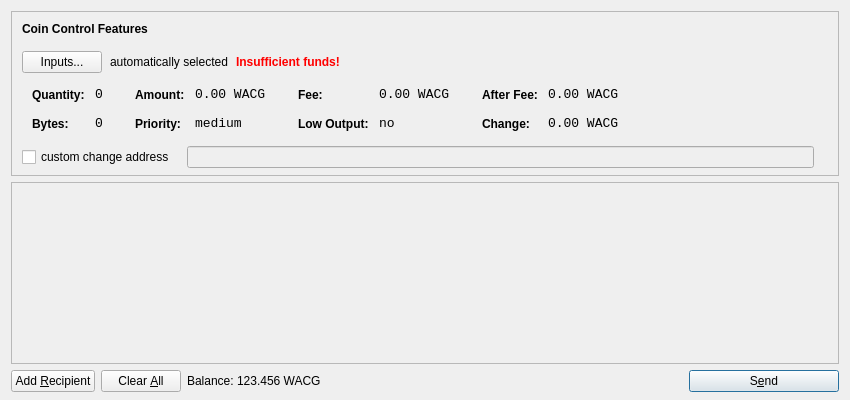
<?xml version="1.0" encoding="UTF-8"?>
<ui version="4.0">
 <class>SendCoinsDialog</class>
 <widget class="QDialog" name="SendCoinsDialog">
  <property name="geometry">
   <rect>
    <x>0</x>
    <y>0</y>
    <width>850</width>
    <height>400</height>
   </rect>
  </property>
  <property name="windowTitle">
   <string>Send Coins</string>
  </property>
  <layout class="QVBoxLayout" name="verticalLayout" stretch="0,1,0">
   <property name="bottomMargin">
    <number>8</number>
   </property>
   <item>
    <widget class="QFrame" name="frameCoinControl">
     <property name="sizePolicy">
      <sizepolicy hsizetype="Expanding" vsizetype="Expanding">
       <horstretch>0</horstretch>
       <verstretch>0</verstretch>
      </sizepolicy>
     </property>
     <property name="maximumSize">
      <size>
       <width>16777215</width>
       <height>16777215</height>
      </size>
     </property>
     <property name="frameShape">
      <enum>QFrame::StyledPanel</enum>
     </property>
     <property name="frameShadow">
      <enum>QFrame::Sunken</enum>
     </property>
     <layout class="QVBoxLayout" name="verticalLayoutCoinControl2">
      <property name="spacing">
       <number>-1</number>
      </property>
      <property name="leftMargin">
       <number>0</number>
      </property>
      <property name="topMargin">
       <number>0</number>
      </property>
      <property name="rightMargin">
       <number>0</number>
      </property>
      <property name="bottomMargin">
       <number>6</number>
      </property>
      <item>
       <layout class="QVBoxLayout" name="verticalLayoutCoinControl" stretch="0,0,0,0,1">
        <property name="spacing">
         <number>0</number>
        </property>
        <property name="leftMargin">
         <number>10</number>
        </property>
        <property name="topMargin">
         <number>10</number>
        </property>
        <item>
         <layout class="QHBoxLayout" name="horizontalLayoutCoinControl1">
          <property name="bottomMargin">
           <number>15</number>
          </property>
          <item>
           <widget class="QLabel" name="labelCoinControlFeatures">
            <property name="sizePolicy">
             <sizepolicy hsizetype="Preferred" vsizetype="Maximum">
              <horstretch>0</horstretch>
              <verstretch>0</verstretch>
             </sizepolicy>
            </property>
            <property name="font">
             <font>
              <weight>75</weight>
              <bold>true</bold>
             </font>
            </property>
            <property name="styleSheet">
             <string notr="true">font-weight:bold;</string>
            </property>
            <property name="text">
             <string>Coin Control Features</string>
            </property>
           </widget>
          </item>
         </layout>
        </item>
        <item>
         <layout class="QHBoxLayout" name="horizontalLayoutCoinControl2" stretch="0,0,0,0">
          <property name="spacing">
           <number>8</number>
          </property>
          <property name="bottomMargin">
           <number>10</number>
          </property>
          <item>
           <widget class="QPushButton" name="pushButtonCoinControl">
            <property name="styleSheet">
             <string notr="true"/>
            </property>
            <property name="text">
             <string>Inputs...</string>
            </property>
           </widget>
          </item>
          <item>
           <widget class="QLabel" name="labelCoinControlAutomaticallySelected">
            <property name="text">
             <string>automatically selected</string>
            </property>
            <property name="margin">
             <number>5</number>
            </property>
           </widget>
          </item>
          <item>
           <widget class="QLabel" name="labelCoinControlInsuffFunds">
            <property name="font">
             <font>
              <weight>75</weight>
              <bold>true</bold>
             </font>
            </property>
            <property name="styleSheet">
             <string notr="true">color:red;font-weight:bold;</string>
            </property>
            <property name="text">
             <string>Insufficient funds!</string>
            </property>
            <property name="margin">
             <number>5</number>
            </property>
           </widget>
          </item>
          <item>
           <spacer name="horizontalSpacerCoinControl">
            <property name="orientation">
             <enum>Qt::Horizontal</enum>
            </property>
            <property name="sizeHint" stdset="0">
             <size>
              <width>40</width>
              <height>1</height>
             </size>
            </property>
           </spacer>
          </item>
         </layout>
        </item>
        <item>
         <widget class="QWidget" name="widgetCoinControl" native="true">
          <property name="sizePolicy">
           <sizepolicy hsizetype="Preferred" vsizetype="Preferred">
            <horstretch>0</horstretch>
            <verstretch>0</verstretch>
           </sizepolicy>
          </property>
          <property name="minimumSize">
           <size>
            <width>0</width>
            <height>0</height>
           </size>
          </property>
          <property name="styleSheet">
           <string notr="true"/>
          </property>
          <layout class="QHBoxLayout" name="horizontalLayoutCoinControl5">
           <property name="margin">
            <number>0</number>
           </property>
           <item>
            <layout class="QHBoxLayout" name="horizontalLayoutCoinControl3" stretch="0,0,0,1">
             <property name="spacing">
              <number>20</number>
             </property>
             <property name="topMargin">
              <number>0</number>
             </property>
             <property name="bottomMargin">
              <number>10</number>
             </property>
             <item>
              <layout class="QFormLayout" name="formLayoutCoinControl1">
               <property name="horizontalSpacing">
                <number>10</number>
               </property>
               <property name="verticalSpacing">
                <number>14</number>
               </property>
               <property name="leftMargin">
                <number>10</number>
               </property>
               <property name="topMargin">
                <number>4</number>
               </property>
               <property name="rightMargin">
                <number>6</number>
               </property>
               <item row="0" column="0">
                <widget class="QLabel" name="labelCoinControlQuantityText">
                 <property name="styleSheet">
                  <string notr="true">font-weight:bold;</string>
                 </property>
                 <property name="text">
                  <string>Quantity:</string>
                 </property>
                 <property name="margin">
                  <number>0</number>
                 </property>
                </widget>
               </item>
               <item row="0" column="1">
                <widget class="QLabel" name="labelCoinControlQuantity">
                 <property name="font">
                  <font>
                   <family>Monospace</family>
                   <pointsize>10</pointsize>
                  </font>
                 </property>
                 <property name="cursor">
                  <cursorShape>IBeamCursor</cursorShape>
                 </property>
                 <property name="contextMenuPolicy">
                  <enum>Qt::ActionsContextMenu</enum>
                 </property>
                 <property name="text">
                  <string notr="true">0</string>
                 </property>
                 <property name="margin">
                  <number>0</number>
                 </property>
                 <property name="textInteractionFlags">
                  <set>Qt::LinksAccessibleByMouse|Qt::TextSelectableByKeyboard|Qt::TextSelectableByMouse</set>
                 </property>
                </widget>
               </item>
               <item row="1" column="0">
                <widget class="QLabel" name="labelCoinControlBytesText">
                 <property name="styleSheet">
                  <string notr="true">font-weight:bold;</string>
                 </property>
                 <property name="text">
                  <string>Bytes:</string>
                 </property>
                </widget>
               </item>
               <item row="1" column="1">
                <widget class="QLabel" name="labelCoinControlBytes">
                 <property name="font">
                  <font>
                   <family>Monospace</family>
                   <pointsize>10</pointsize>
                  </font>
                 </property>
                 <property name="cursor">
                  <cursorShape>IBeamCursor</cursorShape>
                 </property>
                 <property name="contextMenuPolicy">
                  <enum>Qt::ActionsContextMenu</enum>
                 </property>
                 <property name="text">
                  <string notr="true">0</string>
                 </property>
                 <property name="textInteractionFlags">
                  <set>Qt::LinksAccessibleByMouse|Qt::TextSelectableByKeyboard|Qt::TextSelectableByMouse</set>
                 </property>
                </widget>
               </item>
              </layout>
             </item>
             <item>
              <layout class="QFormLayout" name="formLayoutCoinControl2">
               <property name="horizontalSpacing">
                <number>10</number>
               </property>
               <property name="verticalSpacing">
                <number>14</number>
               </property>
               <property name="leftMargin">
                <number>6</number>
               </property>
               <property name="topMargin">
                <number>4</number>
               </property>
               <property name="rightMargin">
                <number>6</number>
               </property>
               <item row="0" column="0">
                <widget class="QLabel" name="labelCoinControlAmountText">
                 <property name="styleSheet">
                  <string notr="true">font-weight:bold;</string>
                 </property>
                 <property name="text">
                  <string>Amount:</string>
                 </property>
                 <property name="margin">
                  <number>0</number>
                 </property>
                </widget>
               </item>
               <item row="0" column="1">
                <widget class="QLabel" name="labelCoinControlAmount">
                 <property name="font">
                  <font>
                   <family>Monospace</family>
                   <pointsize>10</pointsize>
                  </font>
                 </property>
                 <property name="cursor">
                  <cursorShape>IBeamCursor</cursorShape>
                 </property>
                 <property name="contextMenuPolicy">
                  <enum>Qt::ActionsContextMenu</enum>
                 </property>
                 <property name="text">
                  <string notr="true">0.00 WACG</string>
                 </property>
                 <property name="textInteractionFlags">
                  <set>Qt::LinksAccessibleByMouse|Qt::TextSelectableByKeyboard|Qt::TextSelectableByMouse</set>
                 </property>
                </widget>
               </item>
               <item row="1" column="0">
                <widget class="QLabel" name="labelCoinControlPriorityText">
                 <property name="styleSheet">
                  <string notr="true">font-weight:bold;</string>
                 </property>
                 <property name="text">
                  <string>Priority:</string>
                 </property>
                </widget>
               </item>
               <item row="1" column="1">
                <widget class="QLabel" name="labelCoinControlPriority">
                 <property name="font">
                  <font>
                   <family>Monospace</family>
                   <pointsize>10</pointsize>
                  </font>
                 </property>
                 <property name="cursor">
                  <cursorShape>IBeamCursor</cursorShape>
                 </property>
                 <property name="contextMenuPolicy">
                  <enum>Qt::ActionsContextMenu</enum>
                 </property>
                 <property name="text">
                  <string>medium</string>
                 </property>
                 <property name="textInteractionFlags">
                  <set>Qt::LinksAccessibleByMouse|Qt::TextSelectableByKeyboard|Qt::TextSelectableByMouse</set>
                 </property>
                </widget>
               </item>
              </layout>
             </item>
             <item>
              <layout class="QFormLayout" name="formLayoutCoinControl3">
               <property name="horizontalSpacing">
                <number>10</number>
               </property>
               <property name="verticalSpacing">
                <number>14</number>
               </property>
               <property name="leftMargin">
                <number>6</number>
               </property>
               <property name="topMargin">
                <number>4</number>
               </property>
               <property name="rightMargin">
                <number>6</number>
               </property>
               <item row="0" column="0">
                <widget class="QLabel" name="labelCoinControlFeeText">
                 <property name="styleSheet">
                  <string notr="true">font-weight:bold;</string>
                 </property>
                 <property name="text">
                  <string>Fee:</string>
                 </property>
                 <property name="margin">
                  <number>0</number>
                 </property>
                </widget>
               </item>
               <item row="0" column="1">
                <widget class="QLabel" name="labelCoinControlFee">
                 <property name="font">
                  <font>
                   <family>Monospace</family>
                   <pointsize>10</pointsize>
                  </font>
                 </property>
                 <property name="cursor">
                  <cursorShape>IBeamCursor</cursorShape>
                 </property>
                 <property name="contextMenuPolicy">
                  <enum>Qt::ActionsContextMenu</enum>
                 </property>
                 <property name="text">
                  <string notr="true">0.00 WACG</string>
                 </property>
                 <property name="textInteractionFlags">
                  <set>Qt::LinksAccessibleByMouse|Qt::TextSelectableByKeyboard|Qt::TextSelectableByMouse</set>
                 </property>
                </widget>
               </item>
               <item row="1" column="0">
                <widget class="QLabel" name="labelCoinControlLowOutputText">
                 <property name="styleSheet">
                  <string notr="true">font-weight:bold;</string>
                 </property>
                 <property name="text">
                  <string>Low Output:</string>
                 </property>
                </widget>
               </item>
               <item row="1" column="1">
                <widget class="QLabel" name="labelCoinControlLowOutput">
                 <property name="font">
                  <font>
                   <family>Monospace</family>
                   <pointsize>10</pointsize>
                  </font>
                 </property>
                 <property name="cursor">
                  <cursorShape>IBeamCursor</cursorShape>
                 </property>
                 <property name="contextMenuPolicy">
                  <enum>Qt::ActionsContextMenu</enum>
                 </property>
                 <property name="text">
                  <string>no</string>
                 </property>
                 <property name="textInteractionFlags">
                  <set>Qt::LinksAccessibleByMouse|Qt::TextSelectableByKeyboard|Qt::TextSelectableByMouse</set>
                 </property>
                </widget>
               </item>
              </layout>
             </item>
             <item>
              <layout class="QFormLayout" name="formLayoutCoinControl4">
               <property name="horizontalSpacing">
                <number>10</number>
               </property>
               <property name="verticalSpacing">
                <number>14</number>
               </property>
               <property name="leftMargin">
                <number>6</number>
               </property>
               <property name="topMargin">
                <number>4</number>
               </property>
               <property name="rightMargin">
                <number>6</number>
               </property>
               <item row="0" column="0">
                <widget class="QLabel" name="labelCoinControlAfterFeeText">
                 <property name="styleSheet">
                  <string notr="true">font-weight:bold;</string>
                 </property>
                 <property name="text">
                  <string>After Fee:</string>
                 </property>
                 <property name="margin">
                  <number>0</number>
                 </property>
                </widget>
               </item>
               <item row="0" column="1">
                <widget class="QLabel" name="labelCoinControlAfterFee">
                 <property name="font">
                  <font>
                   <family>Monospace</family>
                   <pointsize>10</pointsize>
                  </font>
                 </property>
                 <property name="cursor">
                  <cursorShape>IBeamCursor</cursorShape>
                 </property>
                 <property name="contextMenuPolicy">
                  <enum>Qt::ActionsContextMenu</enum>
                 </property>
                 <property name="text">
                  <string notr="true">0.00 WACG</string>
                 </property>
                 <property name="textInteractionFlags">
                  <set>Qt::LinksAccessibleByMouse|Qt::TextSelectableByKeyboard|Qt::TextSelectableByMouse</set>
                 </property>
                </widget>
               </item>
               <item row="1" column="0">
                <widget class="QLabel" name="labelCoinControlChangeText">
                 <property name="styleSheet">
                  <string notr="true">font-weight:bold;</string>
                 </property>
                 <property name="text">
                  <string>Change:</string>
                 </property>
                </widget>
               </item>
               <item row="1" column="1">
                <widget class="QLabel" name="labelCoinControlChange">
                 <property name="font">
                  <font>
                   <family>Monospace</family>
                   <pointsize>10</pointsize>
                  </font>
                 </property>
                 <property name="cursor">
                  <cursorShape>IBeamCursor</cursorShape>
                 </property>
                 <property name="contextMenuPolicy">
                  <enum>Qt::ActionsContextMenu</enum>
                 </property>
                 <property name="text">
                  <string notr="true">0.00 WACG</string>
                 </property>
                 <property name="textInteractionFlags">
                  <set>Qt::LinksAccessibleByMouse|Qt::TextSelectableByKeyboard|Qt::TextSelectableByMouse</set>
                 </property>
                </widget>
               </item>
              </layout>
             </item>
            </layout>
           </item>
          </layout>
         </widget>
        </item>
        <item>
         <layout class="QHBoxLayout" name="horizontalLayoutCoinControl4" stretch="0,0,0">
          <property name="spacing">
           <number>12</number>
          </property>
          <property name="sizeConstraint">
           <enum>QLayout::SetDefaultConstraint</enum>
          </property>
          <property name="topMargin">
           <number>5</number>
          </property>
          <property name="rightMargin">
           <number>5</number>
          </property>
          <item>
           <widget class="QCheckBox" name="checkBoxCoinControlChange">
            <property name="text">
             <string>custom change address</string>
            </property>
           </widget>
          </item>
          <item>
           <widget class="QLineEdit" name="lineEditCoinControlChange">
            <property name="enabled">
             <bool>false</bool>
            </property>
            <property name="sizePolicy">
             <sizepolicy hsizetype="Expanding" vsizetype="Fixed">
              <horstretch>0</horstretch>
              <verstretch>0</verstretch>
             </sizepolicy>
            </property>
           </widget>
          </item>
          <item>
           <widget class="QLabel" name="labelCoinControlChangeLabel">
            <property name="sizePolicy">
             <sizepolicy hsizetype="Preferred" vsizetype="Expanding">
              <horstretch>0</horstretch>
              <verstretch>0</verstretch>
             </sizepolicy>
            </property>
            <property name="minimumSize">
             <size>
              <width>0</width>
              <height>0</height>
             </size>
            </property>
            <property name="text">
             <string/>
            </property>
            <property name="margin">
             <number>3</number>
            </property>
           </widget>
          </item>
         </layout>
        </item>
        <item>
         <spacer name="verticalSpacerCoinControl">
          <property name="orientation">
           <enum>Qt::Vertical</enum>
          </property>
          <property name="sizeHint" stdset="0">
           <size>
            <width>800</width>
            <height>1</height>
           </size>
          </property>
         </spacer>
        </item>
       </layout>
      </item>
     </layout>
    </widget>
   </item>
   <item>
    <widget class="QScrollArea" name="scrollArea">
     <property name="widgetResizable">
      <bool>true</bool>
     </property>
     <widget class="QWidget" name="scrollAreaWidgetContents">
      <property name="geometry">
       <rect>
        <x>0</x>
        <y>0</y>
        <width>830</width>
        <height>165</height>
       </rect>
      </property>
      <layout class="QVBoxLayout" name="verticalLayout_2">
       <property name="margin">
        <number>0</number>
       </property>
       <item>
        <layout class="QVBoxLayout" name="entries">
         <property name="spacing">
          <number>6</number>
         </property>
        </layout>
       </item>
       <item>
        <spacer name="verticalSpacer">
         <property name="orientation">
          <enum>Qt::Vertical</enum>
         </property>
         <property name="sizeHint" stdset="0">
          <size>
           <width>20</width>
           <height>40</height>
          </size>
         </property>
        </spacer>
       </item>
      </layout>
     </widget>
    </widget>
   </item>
   <item>
    <layout class="QHBoxLayout" name="horizontalLayout">
     <item>
      <widget class="QPushButton" name="addButton">
       <property name="toolTip">
        <string>Send to multiple recipients at once</string>
       </property>
       <property name="text">
        <string>Add &amp;Recipient</string>
       </property>
       <property name="icon">
        <iconset resource="../waccoingold.qrc">
         <normaloff>:/icons/add</normaloff>:/icons/add</iconset>
       </property>
       <property name="autoDefault">
        <bool>false</bool>
       </property>
      </widget>
     </item>
     <item>
      <widget class="QPushButton" name="clearButton">
       <property name="sizePolicy">
        <sizepolicy hsizetype="Minimum" vsizetype="Fixed">
         <horstretch>0</horstretch>
         <verstretch>0</verstretch>
        </sizepolicy>
       </property>
       <property name="toolTip">
        <string>Remove all transaction fields</string>
       </property>
       <property name="text">
        <string>Clear &amp;All</string>
       </property>
       <property name="icon">
        <iconset resource="../waccoingold.qrc">
         <normaloff>:/icons/remove</normaloff>:/icons/remove</iconset>
       </property>
       <property name="autoRepeatDelay">
        <number>300</number>
       </property>
       <property name="autoDefault">
        <bool>false</bool>
       </property>
      </widget>
     </item>
     <item>
      <layout class="QHBoxLayout" name="horizontalLayout_2">
       <property name="spacing">
        <number>3</number>
       </property>
       <item>
        <widget class="QLabel" name="label">
         <property name="text">
          <string>Balance:</string>
         </property>
        </widget>
       </item>
       <item>
        <widget class="QLabel" name="labelBalance">
         <property name="cursor">
          <cursorShape>IBeamCursor</cursorShape>
         </property>
         <property name="text">
          <string>123.456 WACG</string>
         </property>
         <property name="textInteractionFlags">
          <set>Qt::LinksAccessibleByMouse|Qt::TextSelectableByKeyboard|Qt::TextSelectableByMouse</set>
         </property>
        </widget>
       </item>
      </layout>
     </item>
     <item>
      <spacer name="horizontalSpacer">
       <property name="orientation">
        <enum>Qt::Horizontal</enum>
       </property>
       <property name="sizeHint" stdset="0">
        <size>
         <width>40</width>
         <height>20</height>
        </size>
       </property>
      </spacer>
     </item>
     <item>
      <widget class="QPushButton" name="sendButton">
       <property name="minimumSize">
        <size>
         <width>150</width>
         <height>0</height>
        </size>
       </property>
       <property name="toolTip">
        <string>Confirm the send action</string>
       </property>
       <property name="text">
        <string>S&amp;end</string>
       </property>
       <property name="icon">
        <iconset resource="../waccoingold.qrc">
         <normaloff>:/icons/send</normaloff>:/icons/send</iconset>
       </property>
       <property name="default">
        <bool>true</bool>
       </property>
      </widget>
     </item>
    </layout>
   </item>
  </layout>
 </widget>
 <resources>
  <include location="../waccoingold.qrc"/>
 </resources>
 <connections/>
</ui>
